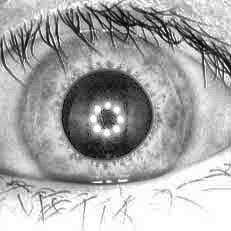
%> input picture Downsampling/eyeaclahe.jpg, 231 x 231 px
$ octave claheimageDownsampling.m   (GNU Octave 9; MATLAB toolbox functions it lacks are replaced by stand-ins)
%> lines starting %> are read from the running program, lines starting %| are printed output that depends on the picture
clc;
clear all;
clear all;
figure
i=imread('eyeaclahe.jpg');
%> i is the input picture: size 231x231 uint8; min 0, max 255, mean 169.8
imshow(i);

%downsampling by 1/2n using bilinear interpolation

subplot(431);
k=imresize(i,1/2,'bilinear');
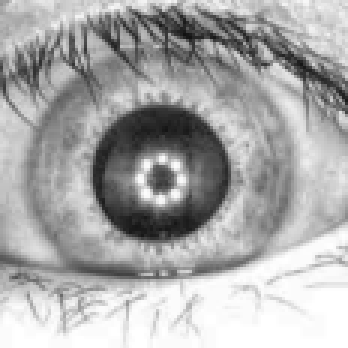
%> k: size 116x116 uint8 (shown 3 times larger); min 17, max 255, mean 169.8
imshow(k);
title('Blinear');
ylabel('1/ 2');
%imwrite(k,'eyecbi115.jpg')
subplot(434);
k2=imresize(i,1/4,'bilinear');
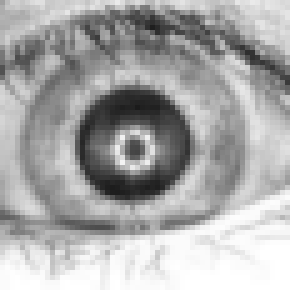
%> k2: size 58x58 uint8 (shown 5 times larger); min 27, max 255, mean 169.8
imshow(k2);
ylabel('1/ 4');
%imwrite(k2,'eyecbi57.jpg')


subplot(437);
k3=imresize(i,1/6,'bilinear');
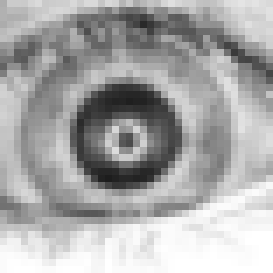
%> k3: size 39x39 uint8 (shown 7 times larger); min 29, max 255, mean 169.8
imshow(k3);
ylabel('1/ 6');
%imwrite(k3,'eyecbi39.jpg')

subplot(4,3,10);
k4=imresize(i,1/8,'bilinear');
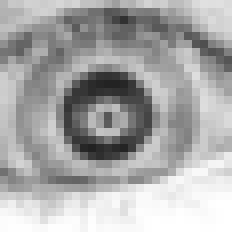
%> k4: size 29x29 uint8 (shown 8 times larger); min 34, max 255, mean 169.8
imshow(k4);
ylabel('1/ 8');
%imwrite(k4,'eyecbi29.jpg')

%downsampling by 1/2n using bicubic interpolation
subplot(432);
k5=imresize(i,1/2,'bicubic');
imshow(k5);
title('Bicubic');
%imwrite(k5,'eyecb115.jpg')
subplot(435);
k6=imresize(i,1/4,'bicubic');
imshow(k6);
%imwrite(k6,'eyecb57.jpg')


subplot(438);
k7=imresize(i,1/6,'bicubic');
imshow(k7);
%imwrite(k7,'eyecb39.jpg')

subplot(4,3,11);
k8=imresize(i,1/8,'bicubic');
imshow(k8);
%imwrite(k8,'eyecb29.jpg')

%downsampling by 1/2n using pca
j=imread('eyeclahep.jpg');
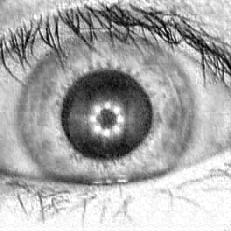
%> input picture Downsampling/eyeclahep.jpg, 231 x 231 px
%> j is the input picture: size 231x231 uint8; min 0, max 255, mean 169.3
%j2=imshow(j);

subplot(433);
k9=imresize(j,1/2,'bicubic');
imshow(k9);
title('eigen-patch');
%imwrite(k9,'eyecp115.jpg')
subplot(436);
k10=imresize(j,1/4,'bicubic');
imshow(k10);
%imwrite(k10,'eyecp57.jpg')


subplot(439);
k11=imresize(j,1/6,'bicubic');
imshow(k11);
%imwrite(k11,'eyecp39.jpg')

subplot(4,3,12);
k12=imresize(j,1/8,'bicubic');
imshow(k12);
%imwrite(k12,'eyecp29.jpg')
